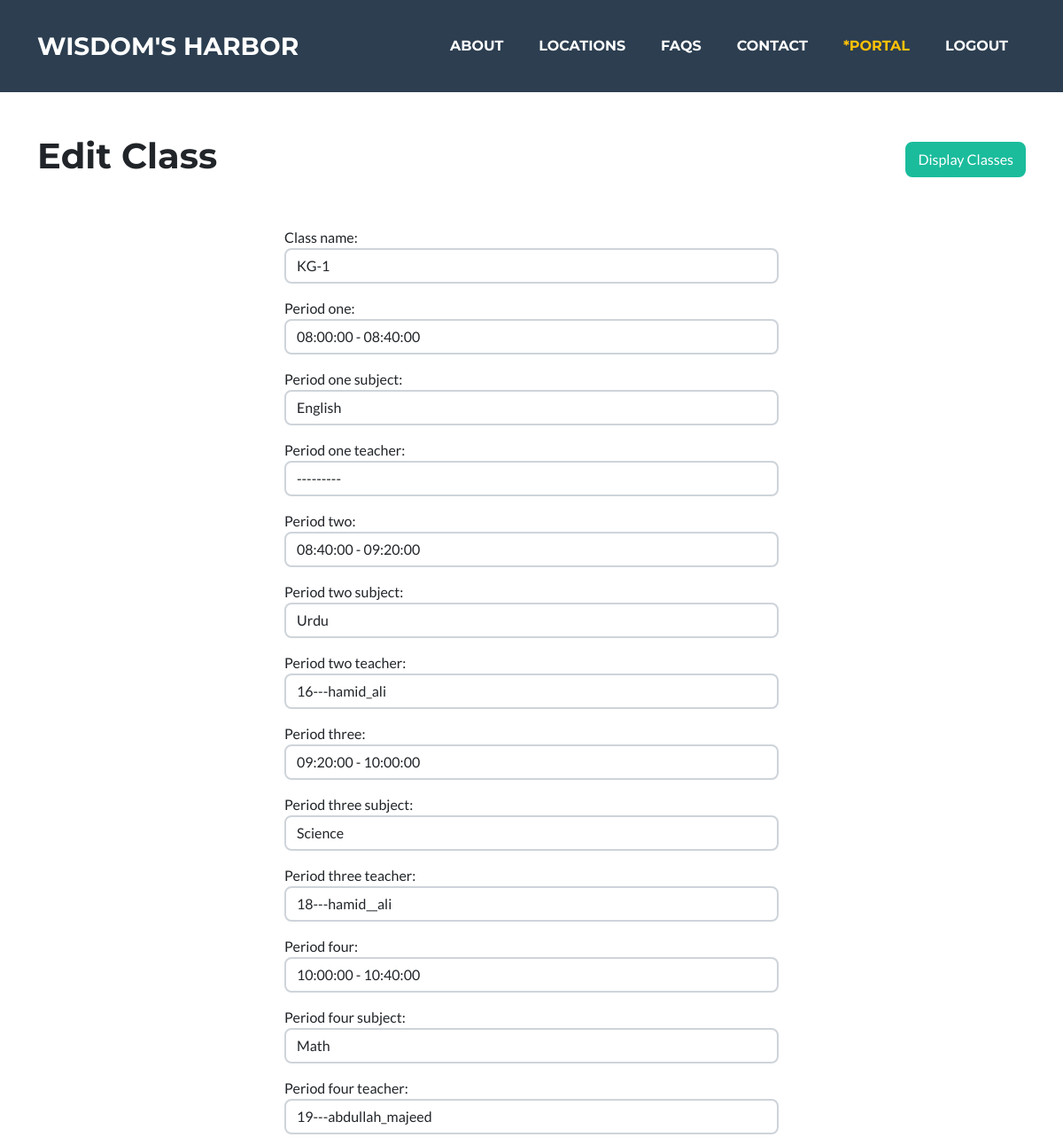
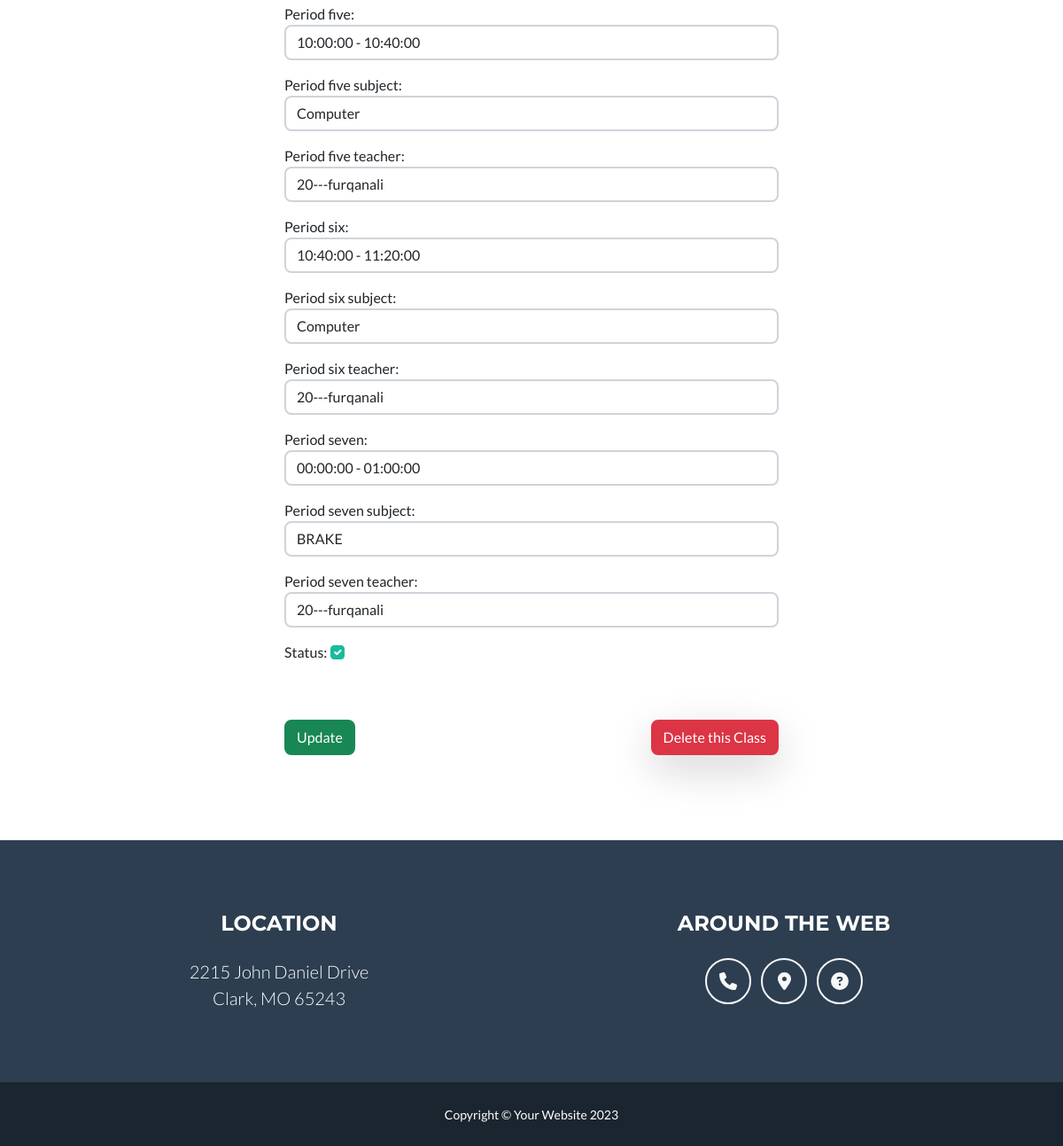
The page /class/edit/1/ (signed in) on the database its author committed (2 pictures, top to bottom).
### school/models.py (models this page shows, shortened)
class ClassAndTiming(models.Model):
    class_name = models.ForeignKey(Grade, on_delete=models.SET_NULL, null=True)
    period_one = models.ForeignKey(Timing, on_delete=models.CASCADE, related_name='period_one')
    period_one_subject = models.ForeignKey(Subject, on_delete=models.SET_NULL, null=True, blank=True, related_name = 'period_one_subject')
    period_one_teacher = models.ForeignKey(Staff, on_delete=models.SET_NULL, null=True, blank = True, related_name = 'period_one_teacher')
    period_two = models.ForeignKey(Timing, on_delete=models.CASCADE, related_name='period_two')
    period_two_subject = models.ForeignKey(Subject, on_delete=models.SET_NULL, null=True, blank=True, related_name = 'period_two_subject')
    period_two_teacher = models.ForeignKey(Staff, on_delete=models.SET_NULL, null=True, blank = True, related_name = 'period_two_teacher')
    period_three = models.ForeignKey(Timing, on_delete=models.CASCADE, related_name='period_three')
    period_three_subject = models.ForeignKey(Subject, on_delete=models.SET_NULL, null=True, blank=True, related_name = 'period_three_subject')
    period_three_teacher = models.ForeignKey(Staff, on_delete=models.SET_NULL, null=True, blank = True, related_name = 'period_three_teacher')
    period_four = models.ForeignKey(Timing, on_delete=models.CASCADE, related_name='period_four')
    period_four_subject = models.ForeignKey(Subject, on_delete=models.SET_NULL, null=True, blank=True, related_name = 'period_four_subject')
    period_four_teacher = models.ForeignKey(Staff, on_delete=models.SET_NULL, null=True, blank = True, related_name = 'period_four_teacher')
    period_five = models.ForeignKey(Timing, on_delete=models.CASCADE, related_name='period_five')
    period_five_subject = models.ForeignKey(Subject, on_delete=models.SET_NULL, null=True, blank=True, related_name = 'period_five_subject')
    period_five_teacher = models.ForeignKey(Staff, on_delete=models.SET_NULL, null=True, blank = True, related_name = 'period_five_teacher')
    period_six = models.ForeignKey(Timing, on_delete=models.CASCADE, related_name='period_six')
    period_six_subject = models.ForeignKey(Subject, on_delete=models.SET_NULL, null=True, blank=True, related_name = 'period_six_subject')
    period_six_teacher = models.ForeignKey(Staff, on_delete=models.SET_NULL, null=True, blank = True, related_name = 'period_six_teacher')
    period_seven = models.ForeignKey(Timing, on_delete=models.CASCADE, related_name='period_seven')
    period_seven_subject = models.ForeignKey(Subject, on_delete=models.SET_NULL, null=True, blank=True, related_name = 'period_seven_subject')
    period_seven_teacher = models.ForeignKey(Staff, on_delete=models.SET_NULL, null=True, blank = True, related_name = 'period_seven_teacher')
    status = models.BooleanField(default=True)

### school/views.py (the view, shortened to what this page needs)
# urls.py: path('class/edit/<int:id>/', views.edit_class, name='edit_class'),
def edit_class(request, id):
    if request.user.is_authenticated:
        if request.user.is_superuser:
            current_class = get_object_or_404(ClassAndTiming, id=id)
            if request.method == 'GET':
                form = AddClassAndTimingForm(instance=current_class)
                return render(request, 'edit_class.html', {'form': form, 'id':id})
        else:
            messages.warning(request, 'This page is for admin only!')
            return redirect('home')
    else:
        messages.warning(request, 'please login first!')
        return redirect('login')

### school/models.py (called while the page is built)
    def __str__(self):
        return self.name

    def __str__(self):
        return self.name

    def __str__(self):
        return f'{self.id}---{self.username}'

    def __str__(self):
        return f"{self.period_from}  -  {self.period_to}"

### school/templates/edit_class.html (shortened to what this page needs)
{% extends 'layout.html' %}
{% load static %}
{% block 'content' %}
    <div class="container d-flex flex-column align-items-center">
        <div class="my-5 d-flex align-items-center justify-content-between w-100">
            <h1>Edit Class</h1>
            <a href="{% url 'display_classes' %}" class="btn btn-primary">Display Classes</a>
        </div>
        <form action="{% url 'edit_class' id %}" method="POST" class="w-50">
            {{ form.as_p }}
            <div class="d-flex align-items-center justify-content-between ">
                <button class="btn btn-success my-5">Update</button>
                <a href="{% url 'delete_class' id %}" class="shadow-lg btn btn-danger">Delete this Class</a>
            </div>
        </form>
    </div>
{% endblock %}

### rows shown on the page
ClassAndTiming: class_name "KG-1", period_one "08:00:00 - 08:40:00", period_one_subject "English", period_one_teacher "---------", period_two "08:40:00 - 09:20:00", period_two_subject "Urdu", period_two_teacher "16---hamid_ali", period_three "09:20:00 - 10:00:00", period_three_subject "Science", period_three_teacher "18---hamid__ali", period_four "10:00:00 - 10:40:00", period_four_subject "Math", period_four_teacher "19---abdullah_majeed", period_five "10:00:00 - 10:40:00", period_five_subject "Computer", period_five_teacher "20---furqanali", period_six "10:40:00 - 11:20:00", period_six_subject "Computer", period_six_teacher "20---furqanali", period_seven "00:00:00 - 01:00:00", period_seven_subject "BRAKE", period_seven_teacher "20---furqanali", status "☑"
